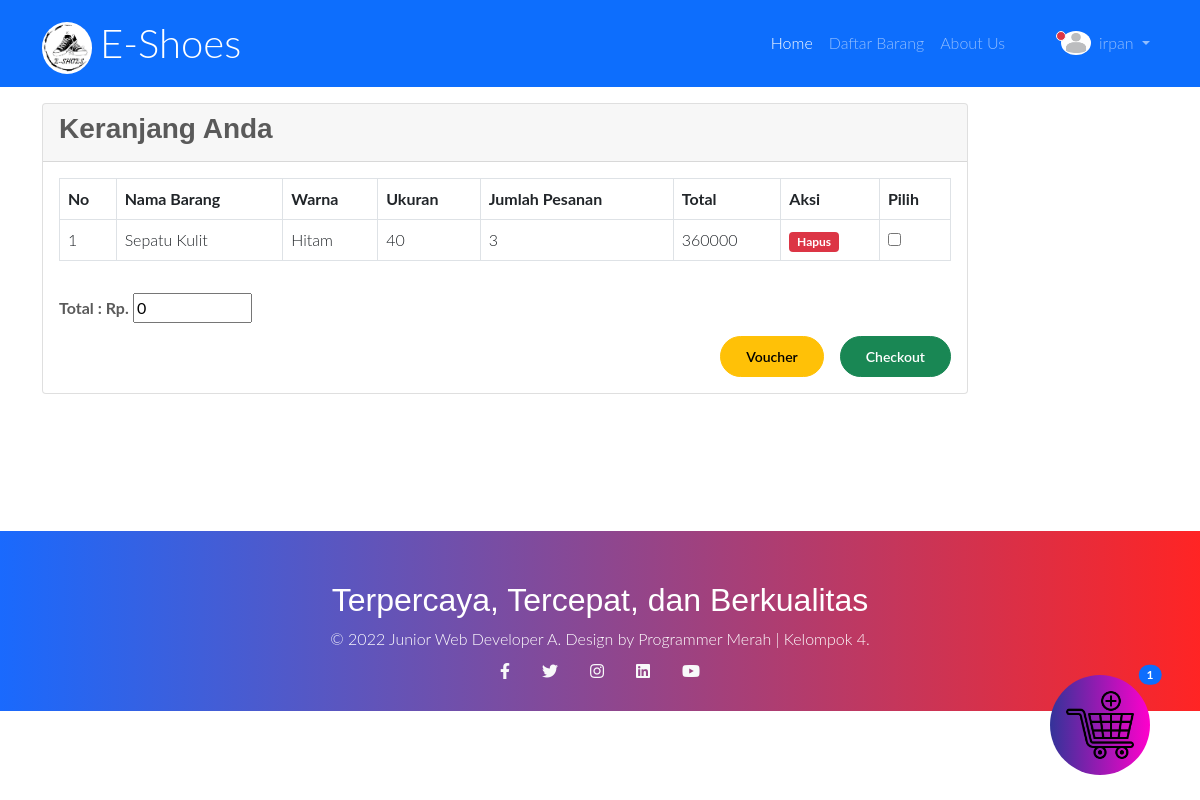
/keranjang.php (signed in), run on an earlier commit of the app's database.
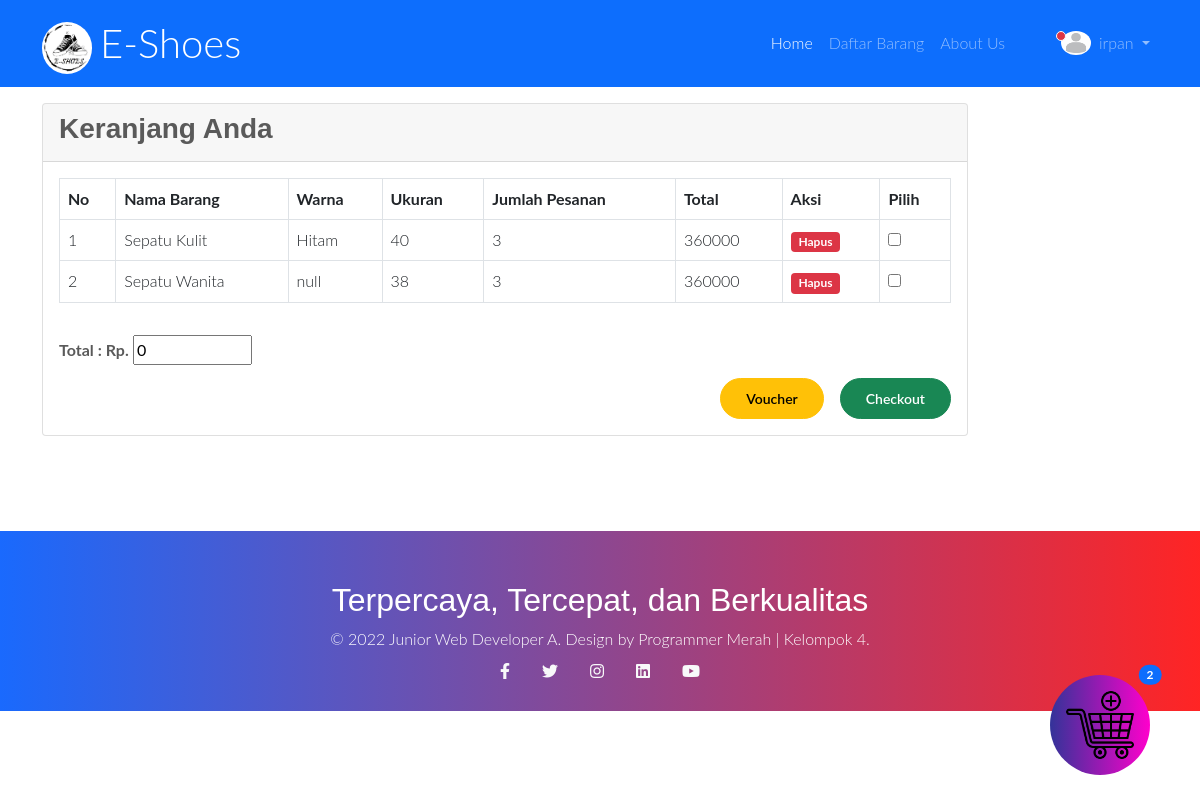
And on a later commit of the database.
### tables this page shows
CREATE TABLE `tbl_user` (
  `id_user` varchar(8) NOT NULL,
  `nama` varchar(50) NOT NULL,
  `email` varchar(50) NOT NULL,
  `alamat` varchar(128) NOT NULL,
  `username` varchar(50) NOT NULL,
  `password` varchar(128) NOT NULL,
  `level` int(2) NOT NULL COMMENT '1 = "admin", 2 = "user"'
);

CREATE TABLE `tbl_keranjang` (
  `id_keranjang` int(11) NOT NULL,
  `id_barang` varchar(8) NOT NULL,
  `id_user` varchar(8) NOT NULL,
  `nama` varchar(50) NOT NULL,
  `warna` varchar(50) NOT NULL DEFAULT 'Hitam',
  `ukuran` varchar(50) NOT NULL,
  `jumlah` varchar(10) NOT NULL,
  `total` varchar(20) NOT NULL
);

### koneksi.php (called while the page is built, shortened)
<?php
$server = "localhost";
$host = "root";
$pass = "";
$db_name = "db_sepatu";
$conn = mysqli_connect($server, $host, $pass, $db_name) or die(mysqli_error($conn));
function getData($query) {
    global $conn;
    $result = mysqli_query($conn, $query);
    $rows = [];
    while($data = mysqli_fetch_assoc($result)) {
        $rows[] = $data;
    }
    return $rows;
}
?>

### keranjang.php (the view, shortened to what this page needs)
<?php
require "templates/head_website.php";
$data_keranjang = getData("SELECT * FROM tbl_keranjang WHERE id_user = '$id_user'");
?>
   <div class="container mt-3" style="height: 380px ;">
    <div class="row">
      <div class="col-lg-10">
        <div class="card mb-3" >
              <div class="card-header">
                <h3 class="card-title"> <b>Keranjang Anda</b></h3>
              </div>
              <div class="card-body table-responsive">
                <table  class="table table-bordered table-hover">
                  <thead>
                  <tr>
                    <th>No</th>
                    <th>Nama Barang</th>
                    <th>Warna</th>
                    <th>Ukuran</th>
                    <th>Jumlah Pesanan</th>
                    <th>Total</th>
                    <th>Aksi</th>
                    <th>Pilih</th>
                  </tr>
                  </thead>
                  <tbody>
                    <form action="" method="POST">
                      <?php
                      $no = 1;
                      foreach($data_keranjang as $keranjang) : ?>
                        <tr>
                          <td><?= $no++; ?></td>
                          <td><?= $keranjang["nama"]; ?></td>
                          <td><?= $keranjang["warna"]; ?></td>
                          <td><?= $keranjang["ukuran"]; ?></td>
                          <td><?= $keranjang["jumlah"]; ?></td>
                          <td><?= $keranjang["total"]; ?></td>
                          <td>
                            <a style="text-decoration:none;" href="../proses_hapus.php?aksi=hapusKeranjang&id_keranjang=<?= $keranjang["id_keranjang"]; ?>" class="badge bg-danger hapusMahasiswa" data-konfirmasi="<?= $keranjang["nama"]; ?>">Hapus</a>
                          </td>
                          <td>
                            <input type="checkbox" name="pilihBarang[]" class="pesanan" value="<?= $keranjang["id_keranjang"]; ?>" data-harga="<?= $keranjang["total"]; ?>">
                          </td>
                        </tr>
                      <?php endforeach; ?>
                    </tbody>
                  </table>
                </div>
                <div class="div">
                 <p class="fw-bold ms-3 d-inline-block">Total : Rp. </p>
                 <input type="text" size="10" value="0" class="hasil" name="totalHarga" readonly>
                </div>
                <div class="col-lg-12">
                  <button class="btn btn-success float-end me-3 mb-3" type="submit" name="checkout" <?= count($data_keranjang) < 1 ? "disabled" : ""; ?> >Checkout</button>
                  <a href="" class="btn btn-warning voucher float-end me-3 mb-3" >Voucher</a>
                </div>
              </div>
      </div>
    </div>
  <?php
  require "templates/footer_website.php";
  ?>

### templates/head_website.php (shortened to what this page needs)
<?php
include 'koneksi.php';
$url = $_SERVER['REQUEST_URI'];
$url = explode("Junior_Web_Developer/Penjualan_sepatu/",$url)[1];
?>
<!DOCTYPE html>
<html lang="en">
  <head>
    <link href="css/assets/dist/css/bootstrap.min.css" rel="stylesheet">
<link href="https://cdn.jsdelivr.net/npm/bootstrap@5.0.2/dist/css/bootstrap.min.css" rel="stylesheet">
<link href="https://unpkg.com/aos@2.3.1/dist/aos.css" rel="stylesheet">
    <link rel="stylesheet" href="vendor/select2/select2.min.css">
    <link rel="stylesheet" href="vendor/owlcarousel/owl.carousel.min.css">
    <link rel="stylesheet" href="vendor/lightcase/lightcase.css">
    <link rel="stylesheet" href="css/style.min.css">
     <link rel="stylesheet" href="css/style.min.css">
    <link rel="stylesheet" href="https://cdn.linearicons.com/free/1.0.0/icon-font.min.css">
    <link rel="stylesheet" href="https://use.fontawesome.com/releases/v5.8.1/css/all.css">
    <link href="css/carousel.css" rel="stylesheet">
  </head>
  <body>
    <nav class="navbar navbar-expand-lg navbar-dark bg-primary">
        <div class="container">
          <a class="navbar-brand judul-web" href="#"><img src="img/logo.jpg" class="rounded-circle me-2" width="50px" alt="Penjualan Apps">E-Shoes</a>
          <div class="collapse navbar-collapse" id="navbarNav">
            <ul class="navbar-nav ms-auto">
              <li class="nav-item active">
                <a class="nav-link <?= ($url =='index.php') || $url == '' ? 'active' : ''?>" href="index.php">Home</a>
              </li>
              <li class="nav-item">
                <a class="nav-link <?= ($url =='daftar_barang.php') ? 'active' : ''?>" href="daftar_barang.php">Daftar Barang</a>
              </li>
              <li class="nav-item">
                <a href="about_us.php"  class="nav-link <?= ($url =='about_us.php') ? 'active' : ''?>">About Us</a>
              </li>
              <?php
              if(@$_SESSION["level"] === '2') : ?>
            <?php
                $id_user = $_SESSION["id_user"];
                $data_user = getData("SELECT * FROM tbl_user WHERE id_user = '$id_user'");
                $data_keranjang = getData("SELECT * FROM tbl_keranjang WHERE id_user = '$id_user'");
              ?>
            <li class="nav-item ms-lg-5">
              <span style="margin-top: -7px;" class="position-absolute top-50  translate-middle p-1 bg-danger border border-light rounded-circle">
            </span>
              <img class=" mt-2" src="img/user.jpg" alt="" width="30" height="24" style="border-radius:50%;">
            </li>
            <li class="nav-item dropdown">
              <a class="nav-link dropdown-toggle" href="#" id="navbarDarkDropdownMenuLink" role="button" data-bs-toggle="dropdown" aria-expanded="false">
                <?= $data_user[0]["username"]; ?>
              </a>
            </li>
            <?php else: ?>
              <a href="login.php" class="ml-5 font-weight-bold btn btn-outline-light">Login</a>
          <?php endif; ?>
            </ul>
          </div>
        </div>
      </nav>

### templates/footer_website.php (shortened to what this page needs)
 <?php if(@$_SESSION["level"] === "2") : ?>
  <a href="keranjang.php" class="keranjang">
    <img src="img/keranjang.png" alt="Keranjang" width="80px" class="">
    <?php if(count($data_keranjang) > 0 ) : ?>
      <span class="position-absolute top-0 start-100 translate-middle badge rounded-pill bg-primary">
        <?= count($data_keranjang); ?>
      </span>
    <?php endif; ?>
  </a>
<?php endif; ?>
 </div>
 <section id="cta" class="mt-5 overlay left-0 right-0 bottom-0" >
		<div class="container">
			<div class="section-content" data-aos="fade-up">
				<div class="row">
					<div class="col-md-12 text-center">
						<h2 class="mb-2">Terpercaya, Tercepat, dan Berkualitas</h2>
            <p class="mx-auto text-center mb-0">&copy; 2022 Junior Web Developer A. Design by Programmer Merah | Kelompok 4</a>.</p>
          </div>
          <div class="col-lg-12 col-md-12 text-light">
             <nav class="nav nav-mastfoot justify-content-center">
                 <a class="nav-link" href="#">
                   <i class="fab fa-facebook-f text-light"></i>
                 </a>
                 <a class="nav-link" href="#">
                   <i class="fab fa-twitter text-light"></i>
                 </a>
                 <a class="nav-link" href="#">
                   <i class="fab fa-instagram text-light"></i>
                 </a>
                 <a class="nav-link" href="#">
                   <i class="fab fa-linkedin text-light"></i>
                 </a>
                 <a class="nav-link" href="#">
                   <i class="fab fa-youtube text-light"></i>
                 </a>
             </nav>
           </div>
				</div>
			</div>
		</div>
	</section>
  </body>
</html>

### css/carousel.css (style rules this page uses)
body { color: #5a5a5a; }

### templates/head_website.php (style rules this page uses)
body { padding: 0; }
.keranjang { width: 100px; padding: 15px; border-radius: 50%; height: 100px; background-color: white; background: -webkit-linear-gradient(to right, #333399, #ff00cc); background: linear-gradient(to right, #333399, #ff00cc); border-color: blue; position: fixed; right: 50px; bottom: 25px; z-index: 999; }

What changed in the data, as far as the page shows it:
added tbl_keranjang: nama "Sepatu Wanita", warna "null", ukuran "38", jumlah "3", total "360000"
Also different on the page:
count($data_keranjang): "1" → "2"
